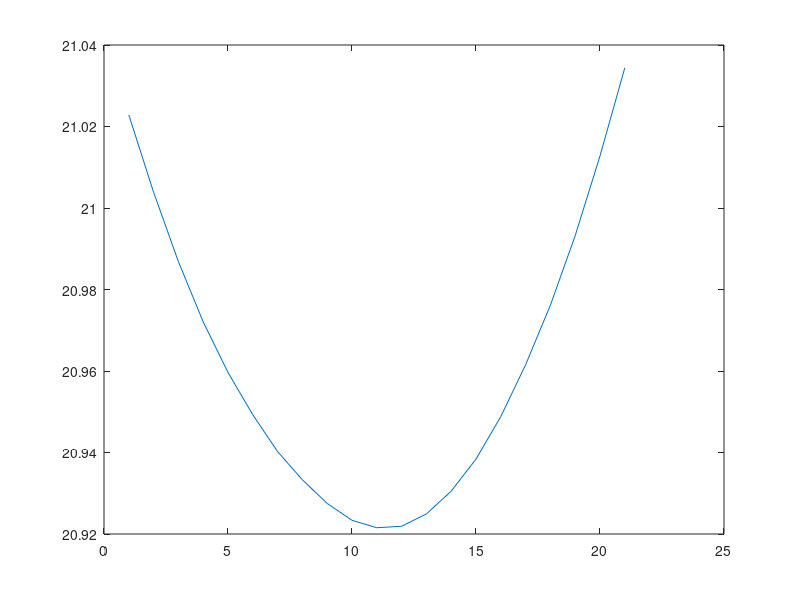

Write MATLAB code to recreate this figure.
% shiftDEM, script to find an optimal shift to the Brown DEM

data=load('allprof.dat');
x=data(:,1);
y=data(:,2);
z=data(:,3);
pn=length(z);

% loading the DEM

data=load('brownarea.dat');
[n m]=size(data);
east=data(1,2:m)-44;
north=data(2:n,1)-75;
dem=data(2:n,2:m);

for i=1:21
   eastnew=east-10+(i-1);
   ex(i)=sqrt(sum((interp2(eastnew,north,dem,x,y)-z).^2)/pn);
end

figure(2)
plot(ex)

pause

[da I]=min(ex);
eastn=east-10+(I-1);

for i=1:21
   northnew=north-10+(i-1);
   ex(i)=sqrt(sum((interp2(eastn,northnew,dem,x,y)-z).^2)/pn);
end

plot(ex)
pause

[da J]=min(ex);
northn=north-10+(J-1);
